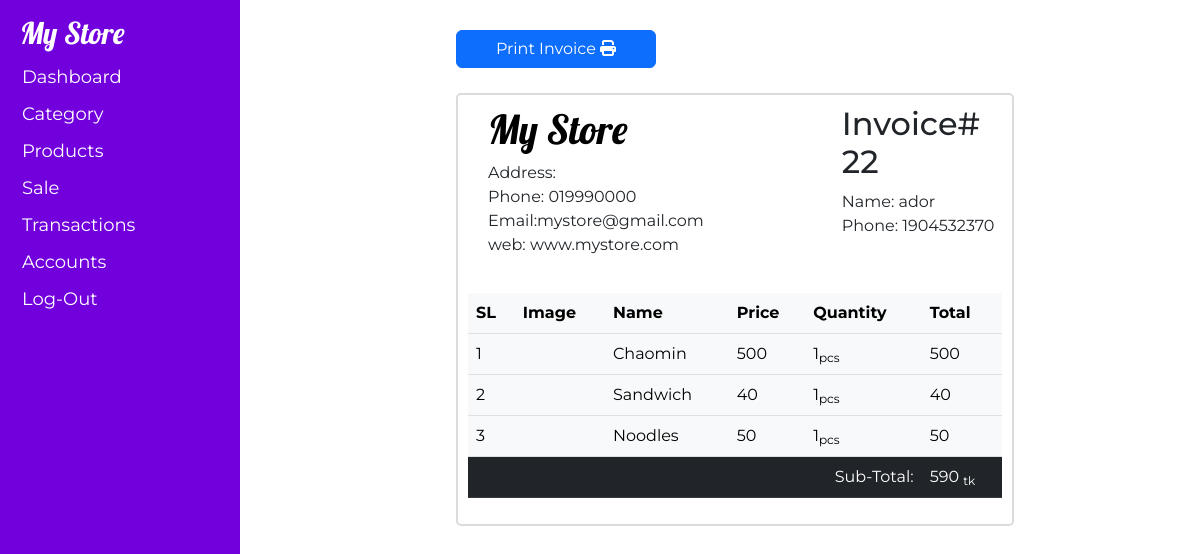
Page /View/binvoice.php?invoice=22 on the committed database.
### tables this page shows
CREATE TABLE `orders` (
  `id` int(25) NOT NULL,
  `name` varchar(255) NOT NULL,
  `phone` int(25) NOT NULL,
  `user` varchar(255) NOT NULL,
  `p_name` varchar(255) NOT NULL,
  `img` varchar(255) NOT NULL,
  `price` varchar(255) NOT NULL,
  `qty` varchar(255) NOT NULL DEFAULT '1',
  `length` int(11) NOT NULL DEFAULT 1,
  `total` int(11) NOT NULL
);

### Model/findorder.php (called while the page is built, shortened)
<?php
    include('server.php');
    if(isset($_GET['invoice'])){
        $id = $_GET['invoice'];
        $sql = "SELECT * FROM orders WHERE id=$id";
        $query = mysqli_query($conn, $sql);
        $row= mysqli_fetch_row($query);
        $name = $row['1'];
        $phone = $row['2'];
        $pname = explode(',',$row['4']);
        $price = explode(',',$row['6']);
        $qty = explode(',',$row['7']);
        $length = $row['8'];
        $subtotal = $row['9'];
        $count=0;
    }
?>

### View/binvoice.php (the view, shortened to what this page needs)
<?php include('bodyFirst.php');?>
    <div class="main-div">
        <?php include('leftpart.php'); ?>
        <div class="right-side">
        <div class="main-div">
                <div class="product-list hproduct-list">
                    <a href="#" class="btn btn-primary add-new-btn print-btn">Print Invoice <i class="fa-solid fa-print"></i></a>
                    <div class="print-box">
                        <?php include('../model/findorder.php');?>
                        <div class="shop-info">
                            <h2>My Store</h2>
                            <p>Address: <br>
                                Phone: 019990000 <br>
                                Email:mystore@gmail.com <br>
                                web: www.mystore.com
                            </p>
                        </div>
                        <div class="customer-info">
                            <h2>Invoice# <?php echo $id;?></h2>
                                Name:  <?php echo $name;?> <br>
                                Phone:  <?php echo $phone;?>
                        </div>
                        <div class="invoice-list">
                            <table class="table table-light invoice-table-list">
                                        <tr>
                                            <th>SL</th>
                                            <th>Image</th>
                                            <th>Name</th>
                                            <th>Price</th>
                                            <th>Quantity</th>
                                            <th>Total</th>
                                        </tr>
                                        <?php for($i=0; $i<$length; $i++){
                                             $count++;
                                            $total = $price[$i] * $qty[$i];
                                            ?>
                                        <tr>
                                            <td><?php echo $count?></td>
                                            <td> <img src="<?php echo $image;?>" alt="" class="p-img">
                                            </td>
                                            <td> <?php echo $pname[$i];?></td>
                                            <td> <?php echo $price[$i];?></td>
                                            <td> <?php echo $qty[$i];?><sub>pcs</sub></td>
                                            <td> <?php echo $total;?> </td>
                                        </tr>
                                        <?php }?>
                                            <tr class="table-dark">
                                                <td colspan="5" class="text-end">Sub-Total:</td>
                                                <td><?php echo $subtotal;?> <sub>tk</sub></td>
                                            </tr>
                            </table>
                        </div>
                    </div>
                </div>
        </div>
        </div>
    </div>
<?php include('bodyEnd.php');?>

### style.css (style rules this page uses)
body * { font-family: 'Montserrat', sans-serif; position: relative; }
.right-side { width: 80%; float:right; padding-left: 30px; padding-top: 30px; }
.product-list { width: 98%; }
.hproduct-list { width: 60%; margin: 0 auto; }
.add-new-btn { width: 200px; margin-bottom: 25px; }
.print-box { border: 2px solid #dbdbdb; clear: both; padding: 10px; border-radius: 5px; }
.shop-info { width: 50%; float: left; margin-bottom: 20px; margin-left: 20px; }
.shop-info h2 { font-size: 40px; font-family: 'Lobster', cursive; color: black; }
.customer-info { width: 30%; float: right; }

### rows in the picture
orders: name "ador", phone "1904532370", p_name "Chaomin", price "500", qty "1", total "500", p_name "Sandwich", price "40", total "40", p_name "Noodles", price "50", total "50", total "590"

### other values in the picture
$id "22"
